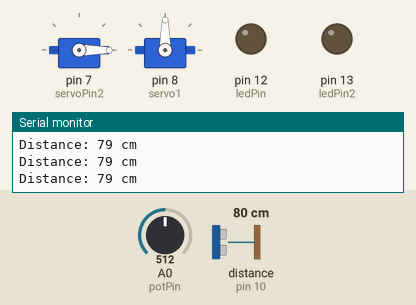
Simulated run of this sketch. Board: Arduino Uno, built with avr-gcc and run on an emulated ATmega328P. Parts: 2 × servo, output pins drawn as LEDs (lit = HIGH), the last lines printed to the serial monitor. Wiring (inferred from the names in the program): ultrasonic range finder: trigger pin 9; echo pin 10. The test bench sets the inputs (shaded band); at power-on: distance to the obstacle (sensor on pin 10) 80 cm, A0 (potPin) = 512. The echo pulse lasts 58.3 µs per cm; pins used as bus, display or sensor lines are not drawn.

Above: at 1.2 s.
1.3 s: distance to the obstacle (sensor on pin 10) set to 8 cm
2.8 s: distance to the obstacle (sensor on pin 10) set to 5 cm
At 7.0 s:
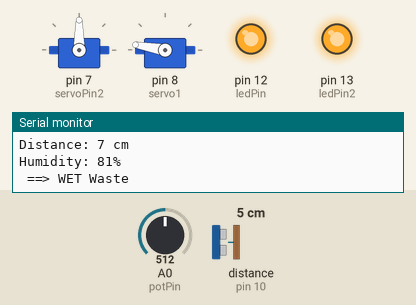
7.3 s: distance to the obstacle (sensor on pin 10) set to 9 cm
10.3 s: distance to the obstacle (sensor on pin 10) set to 2 cm
At 10.8 s:
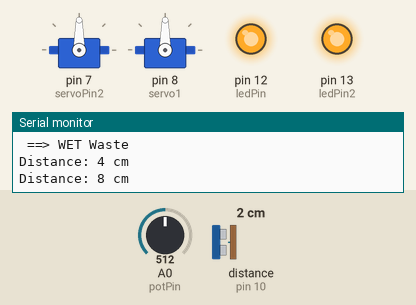
Timing chart, 0 to 12.8 s (numbered marks = the images above; inputs shaded):
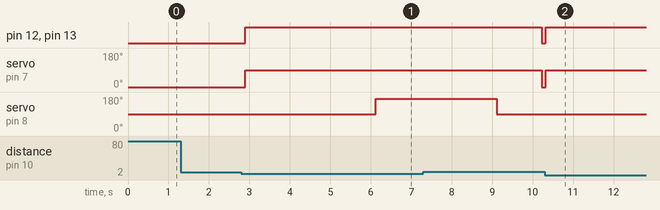

The sketch:

smart_dustbin_robot.ino
```cpp
#include <Servo.h> // Include the Servo library
// Defines pin numbers
const int trigPin = 9;
const int echoPin = 10;
const int ledPin = 12;
const int ledPin2 = 13;
const int servoPin2 = 7;
const int potPin = A0; // Analog pin connected to soil sensor
// Defines variables
long duration;
int distance;
int safetyDistance = 5; // Safety distance threshold (in cm)
int soil = 0;
int fsoil;
int maxDryValue = 1; // This value decides how much humidity requires to treat waste as wet object
Servo myServo2; // Create a Servo object for controlling the lid
Servo servo1; // Create a Servo object for controlling waste classification
void setup() {
// Set up pins for ultrasonic sensor
pinMode(trigPin, OUTPUT); // Sets the trigPin as an Output
pinMode(echoPin, INPUT); // Sets the echoPin as an Input
// Set up pins for LEDs
pinMode(ledPin, OUTPUT); // Sets the LED1 as an Output
pinMode(ledPin2, OUTPUT); // Sets the LED2 as an Output
// Set up the servos
myServo2.attach(servoPin2); // Attaches the servo to pin 7
servo1.attach(8); // Attaches the second servo to pin 8
myServo2.write(0); // Initialize the lid servo to closed position (0 degrees)
servo1.write(90); // Initialize the waste classification servo to neutral position
// Start serial communication
Serial.begin(9600); // Starts the serial communication
Serial.println("Soil Sensor Ultrasonic Servo");
}
void loop() {
// Measure distance using ultrasonic sensor
measureDistance();
if (distance <= safetyDistance) {
// If object is within the safety distance
digitalWrite(ledPin, HIGH); // Turn LED1 ON
digitalWrite(ledPin2, HIGH); // Turn LED2 ON
myServo2.write(90); // Open the lid (90 degrees)
delay(2000); // Keep the lid open for 2 seconds
// Check soil moisture to classify waste
classifyWaste();
} else {
// If object is not detected
digitalWrite(ledPin, LOW); // Turn LED1 OFF
digitalWrite(ledPin2, LOW); // Turn LED2 OFF
myServo2.write(0); // Close the lid (0 degrees)
}
// Print the distance on the Serial Monitor
Serial.print("Distance: ");
Serial.print(distance);
Serial.println(" cm");
delay(100); // Short delay to avoid too much serial output
}
// Function to measure distance using the ultrasonic sensor
void measureDistance() {
// Send a pulse to trigger the ultrasonic sensor
digitalWrite(trigPin, LOW);
delayMicroseconds(2);
digitalWrite(trigPin, HIGH);
delayMicroseconds(10);
digitalWrite(trigPin, LOW);
// Read the echo time
duration = pulseIn(echoPin, HIGH);
// Calculate the distance based on the time taken for the pulse to return
distance = duration * 0.0344 / 2; // Speed of sound is 0.0344 cm/µs
}
// Function to classify waste based on soil moisture
void classifyWaste() {
soil = 0;
fsoil = 0;
for (int i = 0; i < 3; i++) // Take multiple readings for better accuracy
{
soil = analogRead(potPin);
soil = constrain(soil, 500, 100);
fsoil += map(soil, 500,10, 0, 100);
delay(75);
}
fsoil = fsoil / 3; // Calculate the average of soil moisture readings
Serial.print("Humidity: ");
Serial.print(fsoil);
Serial.println("%");
if (fsoil > maxDryValue) // Check if waste is wet
{
delay(1000);
Serial.println(" ==> WET Waste ");
servo1.write(170); // Move servo to indicate wet waste
delay(3000);
} else // Otherwise, treat as dry waste
{
delay(1000);
Serial.println(" ==> Dry Waste ");
servo1.write(10); // Move servo to indicate dry waste
delay(3000);
}
servo1.write(90); // Reset servo to neutral position
delay(1000);
}
```

Measured:
- the behaviour switches between 7 and 6 cm on distance to the obstacle (sensor on pin 10) (found by bisection; images 0 and 1)
- after the input at 2.8 s, pin 12 (ledPin), pin 13 (ledPin2): LOW → HIGH after 0.09 s; servo on pin 7 (servoPin2): 0° → 90° after 0.09 s; servo on pin 8 (servo1): 90° → 170° after 3.3 s
- after the input at 7.3 s, pin 12 (ledPin), pin 13 (ledPin2): HIGH → LOW after 2.9 s; servo on pin 7 (servoPin2): 90° → 0° after 2.9 s
- after the input at 10.3 s, pin 12 (ledPin), pin 13 (ledPin2): LOW → HIGH at once; servo on pin 7 (servoPin2): 0° → 90° at once
